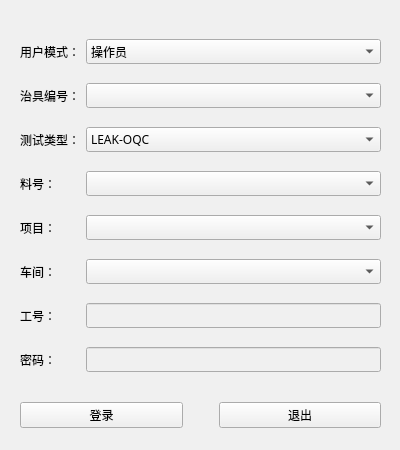
<?xml version="1.0" encoding="UTF-8"?>
<ui version="4.0">
 <class>Login</class>
 <widget class="QWidget" name="Login">
  <property name="geometry">
   <rect>
    <x>0</x>
    <y>0</y>
    <width>400</width>
    <height>450</height>
   </rect>
  </property>
  <property name="font">
   <font>
    <family>华文中宋</family>
   </font>
  </property>
  <property name="windowTitle">
   <string>Login</string>
  </property>
  <property name="windowIcon">
   <iconset>
    <normaloff>logo.ico</normaloff>logo.ico</iconset>
  </property>
  <property name="styleSheet">
   <string notr="true">background-color: rgb(240, 240, 240);</string>
  </property>
  <widget class="QWidget" name="horizontalLayoutWidget">
   <property name="geometry">
    <rect>
     <x>20</x>
     <y>390</y>
     <width>361</width>
     <height>51</height>
    </rect>
   </property>
   <property name="font">
    <font>
     <family>华文中宋</family>
    </font>
   </property>
   <layout class="QHBoxLayout" name="horizontalLayout">
    <item>
     <widget class="QPushButton" name="pbLogin">
      <property name="font">
       <font>
        <family>华文中宋</family>
       </font>
      </property>
      <property name="text">
       <string>登录</string>
      </property>
     </widget>
    </item>
    <item>
     <spacer name="horizontalSpacer">
      <property name="font">
       <font>
        <family>华文中宋</family>
       </font>
      </property>
      <property name="orientation">
       <enum>Qt::Horizontal</enum>
      </property>
      <property name="sizeType">
       <enum>QSizePolicy::Preferred</enum>
      </property>
      <property name="sizeHint" stdset="0">
       <size>
        <width>30</width>
        <height>20</height>
       </size>
      </property>
     </spacer>
    </item>
    <item>
     <widget class="QPushButton" name="pbExit">
      <property name="font">
       <font>
        <family>华文中宋</family>
       </font>
      </property>
      <property name="text">
       <string>退出</string>
      </property>
     </widget>
    </item>
   </layout>
  </widget>
  <widget class="QWidget" name="layoutWidget">
   <property name="geometry">
    <rect>
     <x>20</x>
     <y>26</y>
     <width>361</width>
     <height>361</height>
    </rect>
   </property>
   <layout class="QGridLayout" name="gridLayout">
    <item row="2" column="0">
     <widget class="QLabel" name="label_4">
      <property name="minimumSize">
       <size>
        <width>60</width>
        <height>20</height>
       </size>
      </property>
      <property name="font">
       <font>
        <family>华文中宋</family>
       </font>
      </property>
      <property name="text">
       <string>测试类型：</string>
      </property>
     </widget>
    </item>
    <item row="3" column="1">
     <widget class="QComboBox" name="comboBox_4">
      <property name="minimumSize">
       <size>
        <width>200</width>
        <height>20</height>
       </size>
      </property>
      <property name="font">
       <font>
        <family>华文中宋</family>
       </font>
      </property>
      <property name="editable">
       <bool>false</bool>
      </property>
     </widget>
    </item>
    <item row="5" column="1">
     <widget class="QComboBox" name="comboBox_6">
      <property name="minimumSize">
       <size>
        <width>200</width>
        <height>20</height>
       </size>
      </property>
      <property name="font">
       <font>
        <family>华文中宋</family>
        <weight>50</weight>
        <bold>false</bold>
       </font>
      </property>
      <property name="editable">
       <bool>false</bool>
      </property>
     </widget>
    </item>
    <item row="6" column="1">
     <widget class="QLineEdit" name="lineEdit_1">
      <property name="minimumSize">
       <size>
        <width>200</width>
        <height>20</height>
       </size>
      </property>
      <property name="font">
       <font>
        <family>华文中宋</family>
        <weight>50</weight>
        <bold>false</bold>
       </font>
      </property>
     </widget>
    </item>
    <item row="3" column="0">
     <widget class="QLabel" name="label_5">
      <property name="minimumSize">
       <size>
        <width>60</width>
        <height>20</height>
       </size>
      </property>
      <property name="font">
       <font>
        <family>华文中宋</family>
       </font>
      </property>
      <property name="text">
       <string>料号：</string>
      </property>
     </widget>
    </item>
    <item row="6" column="0">
     <widget class="QLabel" name="label_8">
      <property name="minimumSize">
       <size>
        <width>60</width>
        <height>20</height>
       </size>
      </property>
      <property name="font">
       <font>
        <family>华文中宋</family>
       </font>
      </property>
      <property name="text">
       <string>工号：</string>
      </property>
     </widget>
    </item>
    <item row="1" column="1">
     <widget class="QComboBox" name="comboBox_2">
      <property name="enabled">
       <bool>true</bool>
      </property>
      <property name="minimumSize">
       <size>
        <width>200</width>
        <height>20</height>
       </size>
      </property>
      <property name="font">
       <font>
        <family>华文中宋</family>
       </font>
      </property>
      <property name="editable">
       <bool>false</bool>
      </property>
     </widget>
    </item>
    <item row="7" column="0">
     <widget class="QLabel" name="label_9">
      <property name="minimumSize">
       <size>
        <width>60</width>
        <height>20</height>
       </size>
      </property>
      <property name="font">
       <font>
        <family>华文中宋</family>
       </font>
      </property>
      <property name="text">
       <string>密码：</string>
      </property>
     </widget>
    </item>
    <item row="0" column="1">
     <widget class="QComboBox" name="comboBox_1">
      <property name="minimumSize">
       <size>
        <width>200</width>
        <height>20</height>
       </size>
      </property>
      <property name="font">
       <font>
        <family>华文中宋</family>
       </font>
      </property>
      <property name="currentText">
       <string>操作员</string>
      </property>
      <property name="currentIndex">
       <number>0</number>
      </property>
      <item>
       <property name="text">
        <string>操作员</string>
       </property>
      </item>
      <item>
       <property name="text">
        <string>技术员</string>
       </property>
      </item>
      <item>
       <property name="text">
        <string>工程师</string>
       </property>
      </item>
     </widget>
    </item>
    <item row="2" column="1">
     <widget class="QComboBox" name="comboBox_3">
      <property name="minimumSize">
       <size>
        <width>200</width>
        <height>20</height>
       </size>
      </property>
      <property name="font">
       <font>
        <family>华文中宋</family>
        <weight>50</weight>
        <bold>false</bold>
       </font>
      </property>
      <property name="editable">
       <bool>false</bool>
      </property>
      <item>
       <property name="text">
        <string>LEAK-OQC</string>
       </property>
      </item>
      <item>
       <property name="text">
        <string>LEAK-OBA</string>
       </property>
      </item>
     </widget>
    </item>
    <item row="0" column="0">
     <widget class="QLabel" name="label_1">
      <property name="minimumSize">
       <size>
        <width>60</width>
        <height>20</height>
       </size>
      </property>
      <property name="maximumSize">
       <size>
        <width>60</width>
        <height>16777215</height>
       </size>
      </property>
      <property name="font">
       <font>
        <family>华文中宋</family>
       </font>
      </property>
      <property name="text">
       <string>用户模式：</string>
      </property>
     </widget>
    </item>
    <item row="4" column="0">
     <widget class="QLabel" name="label_6">
      <property name="minimumSize">
       <size>
        <width>60</width>
        <height>20</height>
       </size>
      </property>
      <property name="font">
       <font>
        <family>华文中宋</family>
       </font>
      </property>
      <property name="text">
       <string>项目：</string>
      </property>
     </widget>
    </item>
    <item row="5" column="0">
     <widget class="QLabel" name="label_7">
      <property name="minimumSize">
       <size>
        <width>60</width>
        <height>20</height>
       </size>
      </property>
      <property name="font">
       <font>
        <family>华文中宋</family>
       </font>
      </property>
      <property name="text">
       <string>车间：</string>
      </property>
     </widget>
    </item>
    <item row="1" column="0">
     <widget class="QLabel" name="label_2">
      <property name="minimumSize">
       <size>
        <width>60</width>
        <height>20</height>
       </size>
      </property>
      <property name="font">
       <font>
        <family>华文中宋</family>
       </font>
      </property>
      <property name="text">
       <string>治具编号：</string>
      </property>
     </widget>
    </item>
    <item row="4" column="1">
     <widget class="QComboBox" name="comboBox_5">
      <property name="minimumSize">
       <size>
        <width>200</width>
        <height>20</height>
       </size>
      </property>
      <property name="font">
       <font>
        <family>华文中宋</family>
       </font>
      </property>
      <property name="editable">
       <bool>false</bool>
      </property>
     </widget>
    </item>
    <item row="7" column="1">
     <widget class="QLineEdit" name="lineEdit_2">
      <property name="minimumSize">
       <size>
        <width>200</width>
        <height>20</height>
       </size>
      </property>
      <property name="font">
       <font>
        <family>华文中宋</family>
       </font>
      </property>
      <property name="inputMask">
       <string/>
      </property>
      <property name="echoMode">
       <enum>QLineEdit::Password</enum>
      </property>
     </widget>
    </item>
   </layout>
  </widget>
 </widget>
 <resources/>
 <connections/>
</ui>
